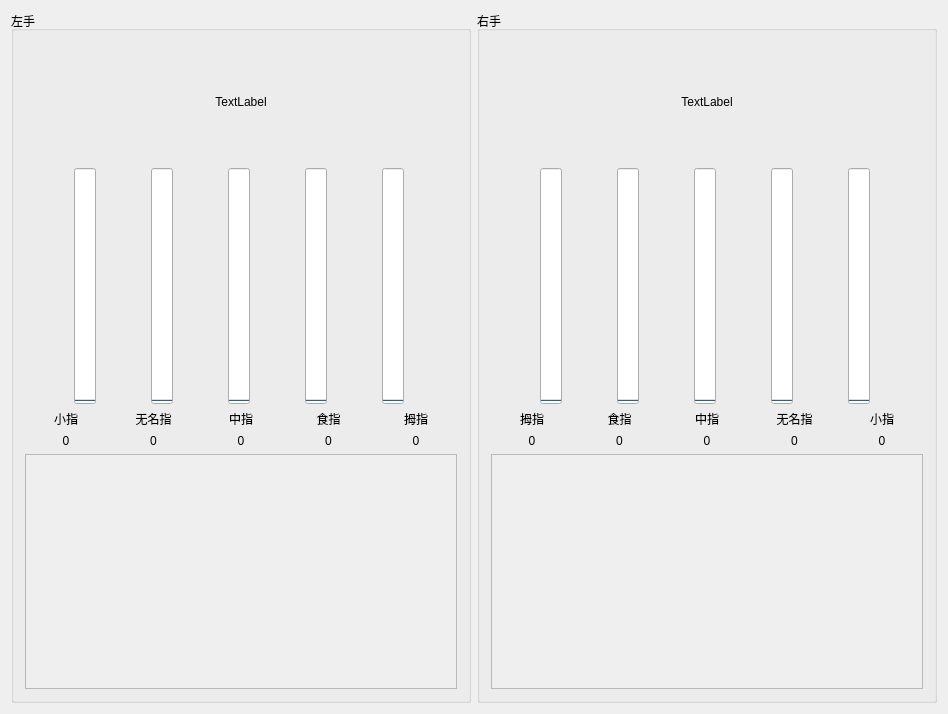
<?xml version="1.0" encoding="UTF-8"?>
<ui version="4.0">
 <class>h2GestureContainer</class>
 <widget class="QWidget" name="h2GestureContainer">
  <property name="geometry">
   <rect>
    <x>0</x>
    <y>0</y>
    <width>948</width>
    <height>714</height>
   </rect>
  </property>
  <property name="windowTitle">
   <string>h2GestureContainer</string>
  </property>
  <layout class="QGridLayout" name="gridLayout">
   <item row="0" column="1">
    <widget class="QGroupBox" name="GBX_RH">
     <property name="title">
      <string>右手</string>
     </property>
     <layout class="QGridLayout" name="gridLayout_3">
      <item row="0" column="0" colspan="6">
       <widget class="QLabel" name="LBL_pic_RH">
        <property name="minimumSize">
         <size>
          <width>120</width>
          <height>120</height>
         </size>
        </property>
        <property name="text">
         <string>TextLabel</string>
        </property>
        <property name="alignment">
         <set>Qt::AlignCenter</set>
        </property>
       </widget>
      </item>
      <item row="1" column="0" colspan="6">
       <layout class="QHBoxLayout" name="horizontalLayout_3">
        <item>
         <widget class="QProgressBar" name="PGB_thumbEulerRH">
          <property name="maximum">
           <number>180</number>
          </property>
          <property name="value">
           <number>0</number>
          </property>
          <property name="orientation">
           <enum>Qt::Vertical</enum>
          </property>
         </widget>
        </item>
        <item>
         <widget class="QProgressBar" name="PGB_indexEulerRH">
          <property name="maximum">
           <number>180</number>
          </property>
          <property name="value">
           <number>0</number>
          </property>
          <property name="orientation">
           <enum>Qt::Vertical</enum>
          </property>
         </widget>
        </item>
        <item>
         <widget class="QProgressBar" name="PGB_middleEulerRH">
          <property name="maximum">
           <number>180</number>
          </property>
          <property name="value">
           <number>0</number>
          </property>
          <property name="orientation">
           <enum>Qt::Vertical</enum>
          </property>
         </widget>
        </item>
        <item>
         <widget class="QProgressBar" name="PGB_ringEulerRH">
          <property name="maximum">
           <number>180</number>
          </property>
          <property name="value">
           <number>0</number>
          </property>
          <property name="orientation">
           <enum>Qt::Vertical</enum>
          </property>
         </widget>
        </item>
        <item>
         <widget class="QProgressBar" name="PGB_pinkyEulerRH">
          <property name="maximum">
           <number>180</number>
          </property>
          <property name="value">
           <number>0</number>
          </property>
          <property name="orientation">
           <enum>Qt::Vertical</enum>
          </property>
         </widget>
        </item>
       </layout>
      </item>
      <item row="3" column="0" colspan="6">
       <layout class="QHBoxLayout" name="horizontalLayout_6">
        <item>
         <widget class="QLabel" name="label_10">
          <property name="text">
           <string>拇指</string>
          </property>
          <property name="alignment">
           <set>Qt::AlignCenter</set>
          </property>
         </widget>
        </item>
        <item>
         <widget class="QLabel" name="label_9">
          <property name="text">
           <string>食指</string>
          </property>
          <property name="alignment">
           <set>Qt::AlignCenter</set>
          </property>
         </widget>
        </item>
        <item>
         <widget class="QLabel" name="label_8">
          <property name="text">
           <string>中指</string>
          </property>
          <property name="alignment">
           <set>Qt::AlignCenter</set>
          </property>
         </widget>
        </item>
        <item>
         <widget class="QLabel" name="label_7">
          <property name="text">
           <string>无名指</string>
          </property>
          <property name="alignment">
           <set>Qt::AlignCenter</set>
          </property>
         </widget>
        </item>
        <item>
         <widget class="QLabel" name="label_6">
          <property name="text">
           <string>小指</string>
          </property>
          <property name="alignment">
           <set>Qt::AlignCenter</set>
          </property>
         </widget>
        </item>
       </layout>
      </item>
      <item row="4" column="0" colspan="6">
       <layout class="QHBoxLayout" name="horizontalLayout_4">
        <item>
         <widget class="QLabel" name="LBL_thumbEulerRH">
          <property name="text">
           <string>0</string>
          </property>
          <property name="alignment">
           <set>Qt::AlignCenter</set>
          </property>
         </widget>
        </item>
        <item>
         <widget class="QLabel" name="LBL_indexEulerRH">
          <property name="text">
           <string>0</string>
          </property>
          <property name="alignment">
           <set>Qt::AlignCenter</set>
          </property>
         </widget>
        </item>
        <item>
         <widget class="QLabel" name="LBL_middleEulerRH">
          <property name="text">
           <string>0</string>
          </property>
          <property name="alignment">
           <set>Qt::AlignCenter</set>
          </property>
         </widget>
        </item>
        <item>
         <widget class="QLabel" name="LBL_ringEulerRH">
          <property name="text">
           <string>0</string>
          </property>
          <property name="alignment">
           <set>Qt::AlignCenter</set>
          </property>
         </widget>
        </item>
        <item>
         <widget class="QLabel" name="LBL_pinkyEulerRH">
          <property name="text">
           <string>0</string>
          </property>
          <property name="alignment">
           <set>Qt::AlignCenter</set>
          </property>
         </widget>
        </item>
       </layout>
      </item>
      <item row="5" column="0" colspan="6">
       <widget class="QScrollArea" name="scrollArea_2">
        <property name="widgetResizable">
         <bool>true</bool>
        </property>
        <widget class="QWidget" name="scrollAreaWidgetContents_2">
         <property name="geometry">
          <rect>
           <x>0</x>
           <y>0</y>
           <width>426</width>
           <height>221</height>
          </rect>
         </property>
         <layout class="QVBoxLayout" name="verticalLayout_2">
          <property name="spacing">
           <number>0</number>
          </property>
          <property name="leftMargin">
           <number>0</number>
          </property>
          <property name="topMargin">
           <number>0</number>
          </property>
          <property name="rightMargin">
           <number>0</number>
          </property>
          <property name="bottomMargin">
           <number>0</number>
          </property>
          <item>
           <layout class="QVBoxLayout" name="VL_RH"/>
          </item>
         </layout>
        </widget>
       </widget>
      </item>
     </layout>
    </widget>
   </item>
   <item row="0" column="0">
    <widget class="QGroupBox" name="GBX_LH">
     <property name="title">
      <string>左手</string>
     </property>
     <layout class="QGridLayout" name="gridLayout_2">
      <item row="6" column="0" colspan="2">
       <widget class="QScrollArea" name="scrollArea">
        <property name="widgetResizable">
         <bool>true</bool>
        </property>
        <widget class="QWidget" name="scrollAreaWidgetContents">
         <property name="geometry">
          <rect>
           <x>0</x>
           <y>0</y>
           <width>427</width>
           <height>220</height>
          </rect>
         </property>
         <layout class="QVBoxLayout" name="verticalLayout_3">
          <property name="spacing">
           <number>0</number>
          </property>
          <property name="leftMargin">
           <number>0</number>
          </property>
          <property name="topMargin">
           <number>0</number>
          </property>
          <property name="rightMargin">
           <number>0</number>
          </property>
          <property name="bottomMargin">
           <number>0</number>
          </property>
          <item>
           <layout class="QVBoxLayout" name="VL_LH"/>
          </item>
         </layout>
        </widget>
       </widget>
      </item>
      <item row="5" column="0" colspan="2">
       <layout class="QHBoxLayout" name="horizontalLayout_2">
        <item>
         <widget class="QLabel" name="LBL_pinkyEulerLH">
          <property name="text">
           <string>0</string>
          </property>
          <property name="alignment">
           <set>Qt::AlignCenter</set>
          </property>
         </widget>
        </item>
        <item>
         <widget class="QLabel" name="LBL_ringEulerLH">
          <property name="text">
           <string>0</string>
          </property>
          <property name="alignment">
           <set>Qt::AlignCenter</set>
          </property>
         </widget>
        </item>
        <item>
         <widget class="QLabel" name="LBL_middleEulerLH">
          <property name="text">
           <string>0</string>
          </property>
          <property name="alignment">
           <set>Qt::AlignCenter</set>
          </property>
         </widget>
        </item>
        <item>
         <widget class="QLabel" name="LBL_indexEulerLH">
          <property name="text">
           <string>0</string>
          </property>
          <property name="alignment">
           <set>Qt::AlignCenter</set>
          </property>
         </widget>
        </item>
        <item>
         <widget class="QLabel" name="LBL_thumbEulerLH">
          <property name="text">
           <string>0</string>
          </property>
          <property name="alignment">
           <set>Qt::AlignCenter</set>
          </property>
         </widget>
        </item>
       </layout>
      </item>
      <item row="4" column="0" colspan="2">
       <layout class="QHBoxLayout" name="horizontalLayout_5">
        <item>
         <widget class="QLabel" name="label_2">
          <property name="text">
           <string>小指</string>
          </property>
          <property name="alignment">
           <set>Qt::AlignCenter</set>
          </property>
         </widget>
        </item>
        <item>
         <widget class="QLabel" name="label_3">
          <property name="text">
           <string>无名指</string>
          </property>
          <property name="alignment">
           <set>Qt::AlignCenter</set>
          </property>
         </widget>
        </item>
        <item>
         <widget class="QLabel" name="label_5">
          <property name="text">
           <string>中指</string>
          </property>
          <property name="alignment">
           <set>Qt::AlignCenter</set>
          </property>
         </widget>
        </item>
        <item>
         <widget class="QLabel" name="label_4">
          <property name="text">
           <string>食指</string>
          </property>
          <property name="alignment">
           <set>Qt::AlignCenter</set>
          </property>
         </widget>
        </item>
        <item>
         <widget class="QLabel" name="label">
          <property name="text">
           <string>拇指</string>
          </property>
          <property name="alignment">
           <set>Qt::AlignCenter</set>
          </property>
         </widget>
        </item>
       </layout>
      </item>
      <item row="0" column="0" colspan="2">
       <layout class="QVBoxLayout" name="verticalLayout">
        <item>
         <widget class="QLabel" name="LBL_pic_LH">
          <property name="minimumSize">
           <size>
            <width>120</width>
            <height>120</height>
           </size>
          </property>
          <property name="text">
           <string>TextLabel</string>
          </property>
          <property name="alignment">
           <set>Qt::AlignCenter</set>
          </property>
         </widget>
        </item>
       </layout>
      </item>
      <item row="2" column="0" colspan="2">
       <layout class="QHBoxLayout" name="horizontalLayout">
        <item>
         <widget class="QProgressBar" name="PGB_pinkyEulerLH">
          <property name="maximum">
           <number>180</number>
          </property>
          <property name="value">
           <number>0</number>
          </property>
          <property name="orientation">
           <enum>Qt::Vertical</enum>
          </property>
         </widget>
        </item>
        <item>
         <widget class="QProgressBar" name="PGB_ringEulerLH">
          <property name="maximum">
           <number>180</number>
          </property>
          <property name="value">
           <number>0</number>
          </property>
          <property name="orientation">
           <enum>Qt::Vertical</enum>
          </property>
         </widget>
        </item>
        <item>
         <widget class="QProgressBar" name="PGB_middleEulerLH">
          <property name="maximum">
           <number>180</number>
          </property>
          <property name="value">
           <number>0</number>
          </property>
          <property name="orientation">
           <enum>Qt::Vertical</enum>
          </property>
         </widget>
        </item>
        <item>
         <widget class="QProgressBar" name="PGB_indexEulerLH">
          <property name="maximum">
           <number>180</number>
          </property>
          <property name="value">
           <number>0</number>
          </property>
          <property name="orientation">
           <enum>Qt::Vertical</enum>
          </property>
         </widget>
        </item>
        <item>
         <widget class="QProgressBar" name="PGB_thumbEulerLH">
          <property name="maximum">
           <number>180</number>
          </property>
          <property name="value">
           <number>0</number>
          </property>
          <property name="orientation">
           <enum>Qt::Vertical</enum>
          </property>
         </widget>
        </item>
       </layout>
      </item>
     </layout>
    </widget>
   </item>
  </layout>
 </widget>
 <layoutdefault spacing="6" margin="11"/>
 <resources/>
 <connections/>
</ui>
